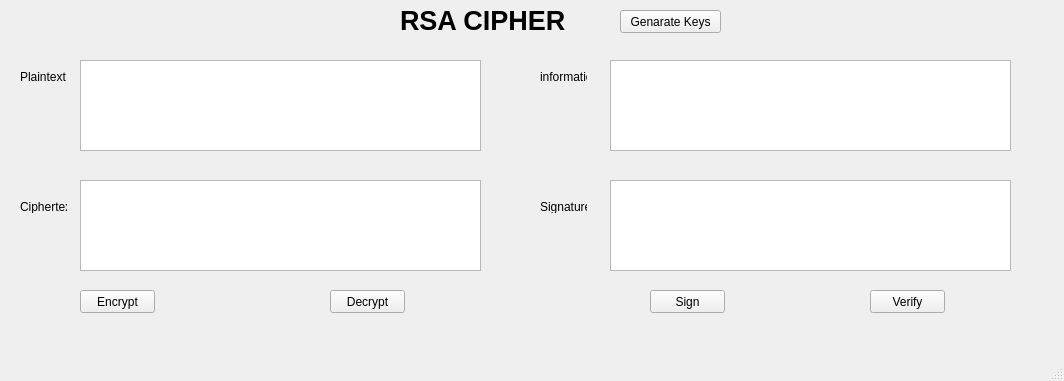
<?xml version="1.0" encoding="UTF-8"?>
<ui version="4.0">
 <class>MainWindow</class>
 <widget class="QMainWindow" name="MainWindow">
  <property name="geometry">
   <rect>
    <x>0</x>
    <y>0</y>
    <width>1064</width>
    <height>381</height>
   </rect>
  </property>
  <property name="windowTitle">
   <string>MainWindow</string>
  </property>
  <widget class="QWidget" name="centralwidget">
   <widget class="QPlainTextEdit" name="txt_plain_text">
    <property name="geometry">
     <rect>
      <x>80</x>
      <y>60</y>
      <width>401</width>
      <height>91</height>
     </rect>
    </property>
   </widget>
   <widget class="QPlainTextEdit" name="txt_cipher_text">
    <property name="geometry">
     <rect>
      <x>80</x>
      <y>180</y>
      <width>401</width>
      <height>91</height>
     </rect>
    </property>
   </widget>
   <widget class="QPlainTextEdit" name="txt_info">
    <property name="geometry">
     <rect>
      <x>610</x>
      <y>60</y>
      <width>401</width>
      <height>91</height>
     </rect>
    </property>
   </widget>
   <widget class="QPlainTextEdit" name="txt_sign">
    <property name="geometry">
     <rect>
      <x>610</x>
      <y>180</y>
      <width>401</width>
      <height>91</height>
     </rect>
    </property>
   </widget>
   <widget class="QPushButton" name="btn_gen_keys">
    <property name="geometry">
     <rect>
      <x>620</x>
      <y>10</y>
      <width>101</width>
      <height>23</height>
     </rect>
    </property>
    <property name="text">
     <string>Genarate Keys</string>
    </property>
   </widget>
   <widget class="QLabel" name="label">
    <property name="geometry">
     <rect>
      <x>400</x>
      <y>0</y>
      <width>191</width>
      <height>41</height>
     </rect>
    </property>
    <property name="font">
     <font>
      <pointsize>20</pointsize>
      <weight>75</weight>
      <bold>true</bold>
     </font>
    </property>
    <property name="text">
     <string>RSA CIPHER</string>
    </property>
   </widget>
   <widget class="QLabel" name="label_2">
    <property name="geometry">
     <rect>
      <x>20</x>
      <y>70</y>
      <width>47</width>
      <height>13</height>
     </rect>
    </property>
    <property name="text">
     <string>Plaintext</string>
    </property>
   </widget>
   <widget class="QLabel" name="label_3">
    <property name="geometry">
     <rect>
      <x>20</x>
      <y>200</y>
      <width>47</width>
      <height>13</height>
     </rect>
    </property>
    <property name="text">
     <string>Ciphertext</string>
    </property>
   </widget>
   <widget class="QLabel" name="label_4">
    <property name="geometry">
     <rect>
      <x>540</x>
      <y>70</y>
      <width>47</width>
      <height>13</height>
     </rect>
    </property>
    <property name="text">
     <string>information</string>
    </property>
   </widget>
   <widget class="QLabel" name="label_5">
    <property name="geometry">
     <rect>
      <x>540</x>
      <y>200</y>
      <width>47</width>
      <height>13</height>
     </rect>
    </property>
    <property name="text">
     <string>Signature</string>
    </property>
   </widget>
   <widget class="QPushButton" name="btn_encrypt">
    <property name="geometry">
     <rect>
      <x>80</x>
      <y>290</y>
      <width>75</width>
      <height>23</height>
     </rect>
    </property>
    <property name="text">
     <string>Encrypt</string>
    </property>
   </widget>
   <widget class="QPushButton" name="btn_decrypt">
    <property name="geometry">
     <rect>
      <x>330</x>
      <y>290</y>
      <width>75</width>
      <height>23</height>
     </rect>
    </property>
    <property name="text">
     <string>Decrypt</string>
    </property>
   </widget>
   <widget class="QPushButton" name="btn_sign">
    <property name="geometry">
     <rect>
      <x>650</x>
      <y>290</y>
      <width>75</width>
      <height>23</height>
     </rect>
    </property>
    <property name="text">
     <string>Sign</string>
    </property>
   </widget>
   <widget class="QPushButton" name="btn_verify">
    <property name="geometry">
     <rect>
      <x>870</x>
      <y>290</y>
      <width>75</width>
      <height>23</height>
     </rect>
    </property>
    <property name="text">
     <string>Verify</string>
    </property>
   </widget>
  </widget>
  <widget class="QMenuBar" name="menubar">
   <property name="geometry">
    <rect>
     <x>0</x>
     <y>0</y>
     <width>1064</width>
     <height>21</height>
    </rect>
   </property>
  </widget>
  <widget class="QStatusBar" name="statusbar"/>
 </widget>
 <resources/>
 <connections/>
</ui>
